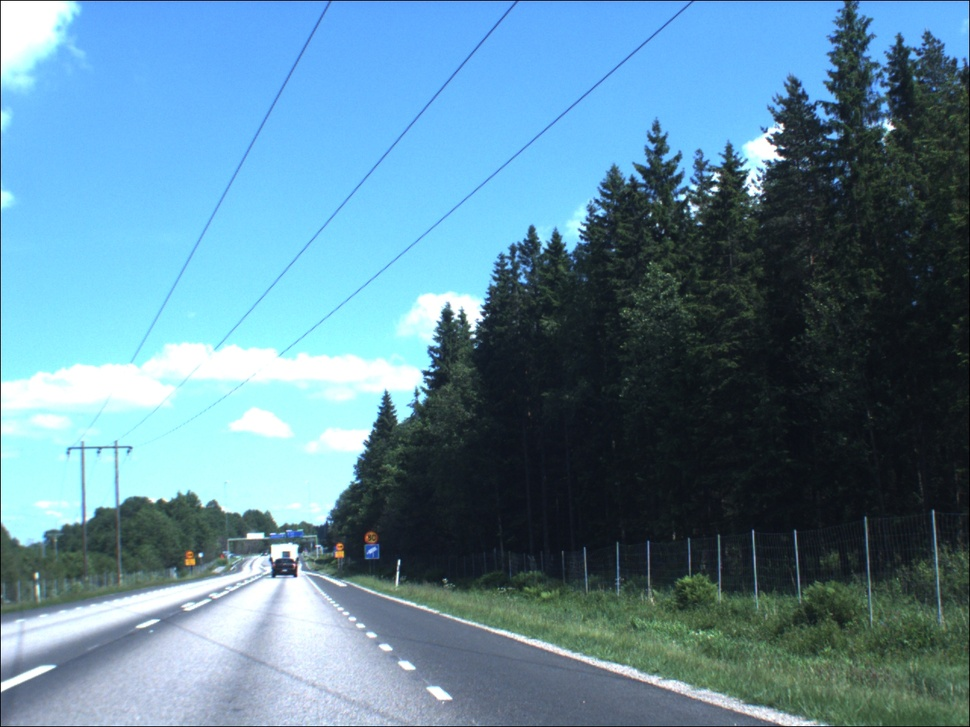
#> input picture Final Project/data/rs3h.jpg, 970 x 727 px, shrunk from 1280 x 960 before the run, found by its file name
$ python SeparateGroundCeil.py
#> lines starting #> are read from the running program, lines starting #| are printed output that depends on the picture; after the words box and inside, x2 and y2 are one past the last pixel; in counts of white or black regions, pixels touching at a corner belong together
#> further down, image is the input picture: shape (727, 970, 3); mean B, G, R 153.1, 133.5, 93.9
import cv2
import numpy as np

def separate_image_by_brightness(image):
    """
    Divide un'immagine in base alla luminosità media lungo l'asse verticale.

    Args:
        image (numpy.ndarray): Immagine in input (a colori o in scala di grigi).

    Returns:
        tuple: (zona_sopra, zona_sotto, linea_separazione)
               dove "zona_sopra" e "zona_sotto" sono immagini ritagliate e
               "linea_separazione" è la coordinata y della linea di separazione.
    """
    # Converti l'immagine in scala di grigi se non lo è già
    gray = cv2.cvtColor(image, cv2.COLOR_BGR2GRAY)
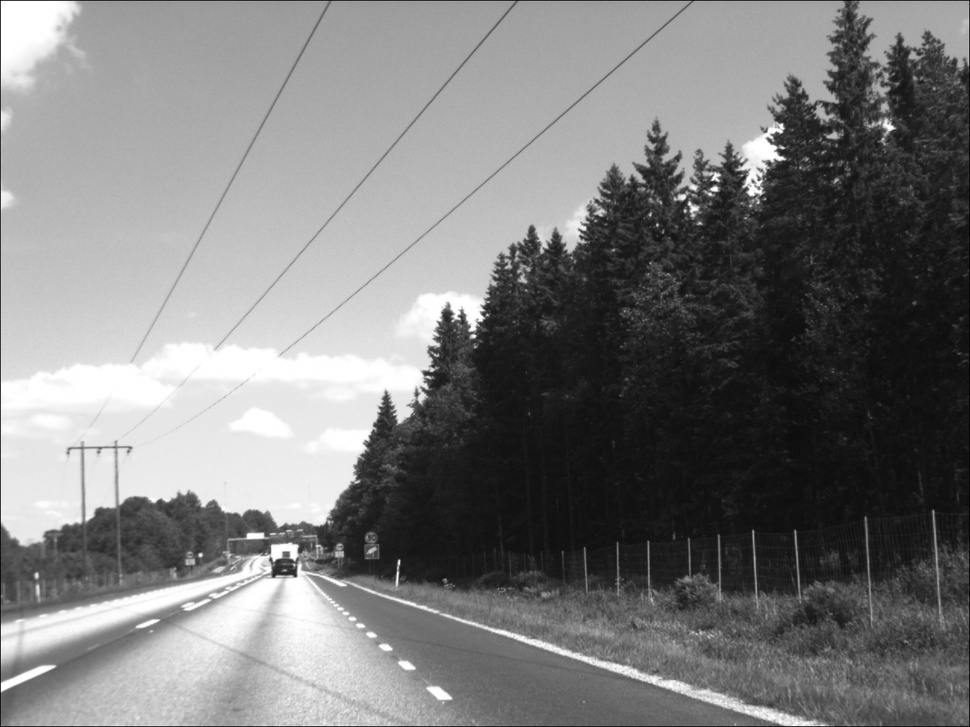
#> gray: shape (727, 970); min 2, max 255, mean 123.9

    # Applica un filtro di mediana per ridurre il rumore
    gray = cv2.GaussianBlur(gray, (9, 9), 1)


    # Ottieni le dimensioni dell'immagine
    height, width = gray.shape
#> height = 727; width = 970

    # Calcola la luminosità media per ogni riga
    row_brightness = np.mean(gray, axis=1)
#> row_brightness = 727 values, max 164.7 at index 13, min 48.44 at index 542, mean 124

    # Calcola la somma cumulativa della luminosità
    cumulative_brightness = np.cumsum(row_brightness)
#> cumulative_brightness = 727 values from 117.4 to 90177.5

    # Normalizza la somma cumulativa
    cumulative_brightness_normalized = cumulative_brightness / cumulative_brightness[-1]
#> cumulative_brightness_normalized = 727 values from 0.0013 to 1

    # Trova la linea di separazione basata su un punto medio (e.g., 50% cumulativo)
    separation_line = np.searchsorted(cumulative_brightness_normalized, 0.5)
#> separation_line = 318

    # Divide l'immagine in base alla riga di separazione
    zona_sopra = image[:separation_line, :]
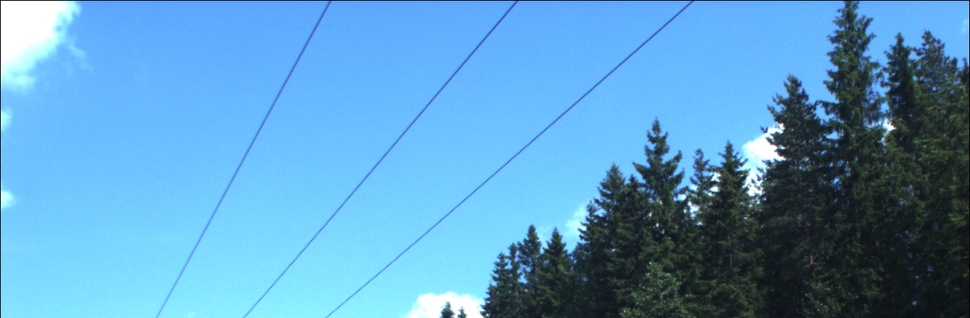
#> zona_sopra: shape (318, 970, 3); mean B, G, R 197.1, 155.3, 93.2
    zona_sotto = image[separation_line:, :]
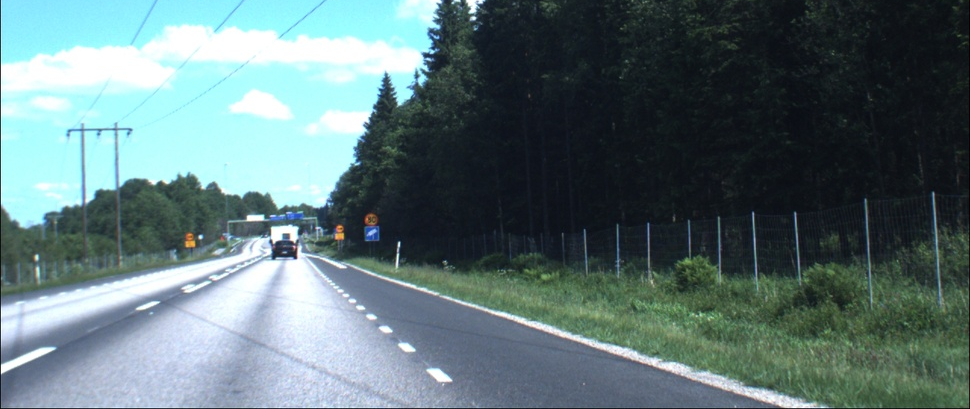
#> zona_sotto: shape (409, 970, 3); mean B, G, R 118.9, 116.5, 94.4

    return zona_sopra, zona_sotto, separation_line

# Esempio d'uso
if __name__ == "__main__":
    # Carica un'immagine di esempio
    image = cv2.imread('Final Project/dataset/data/hard/rs3h.jpg')

    # Separazione basata sulla luminosità
    zona_sopra, zona_sotto, linea_separazione = separate_image_by_brightness(image)
#> linea_separazione = 318

    # Disegna la linea di separazione sull'immagine originale (per visualizzare)
    output = image.copy()
    cv2.line(output, (0, linea_separazione), (output.shape[1], linea_separazione), (0, 0, 255), 2)
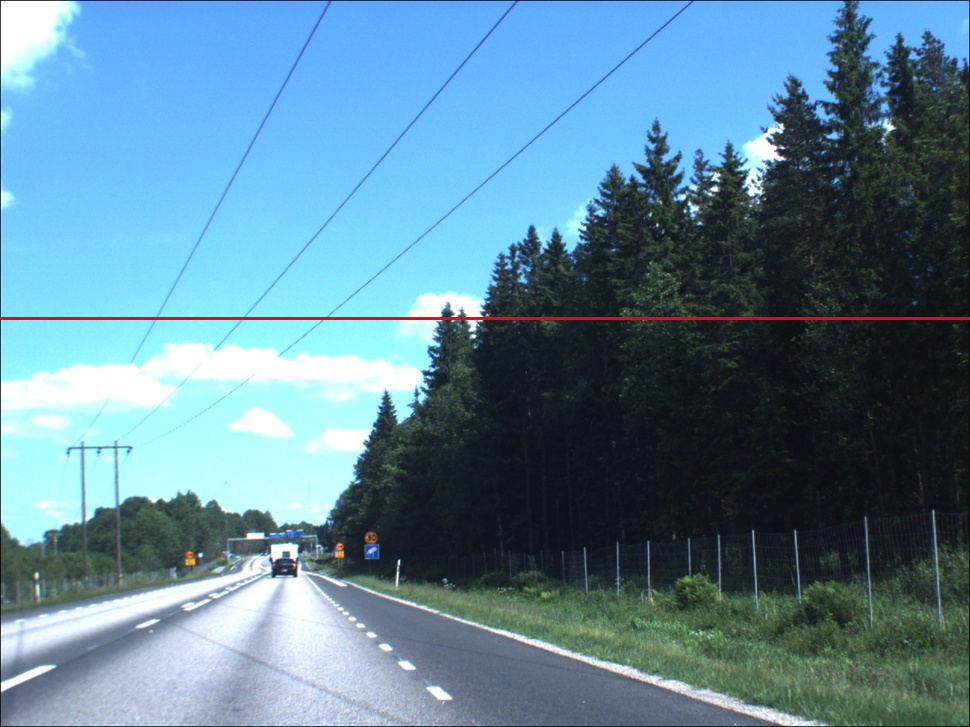
#> output: shape (727, 970, 3); 0.41% of pixels changed, all inside (x1, y1, x2, y2) = (0, 317, 970, 320)

    # Mostra i risultati
    cv2.imshow('Immagine Originale con Linea di Separazione', output)
    cv2.imshow('Zona Sopra', zona_sopra)
    cv2.imshow('Zona Sotto', zona_sotto)
    cv2.waitKey(0)
    cv2.destroyAllWindows()

$ run again, with Final Project/data/rs1h.jpg copied over Final Project/data/rs3h.jpg
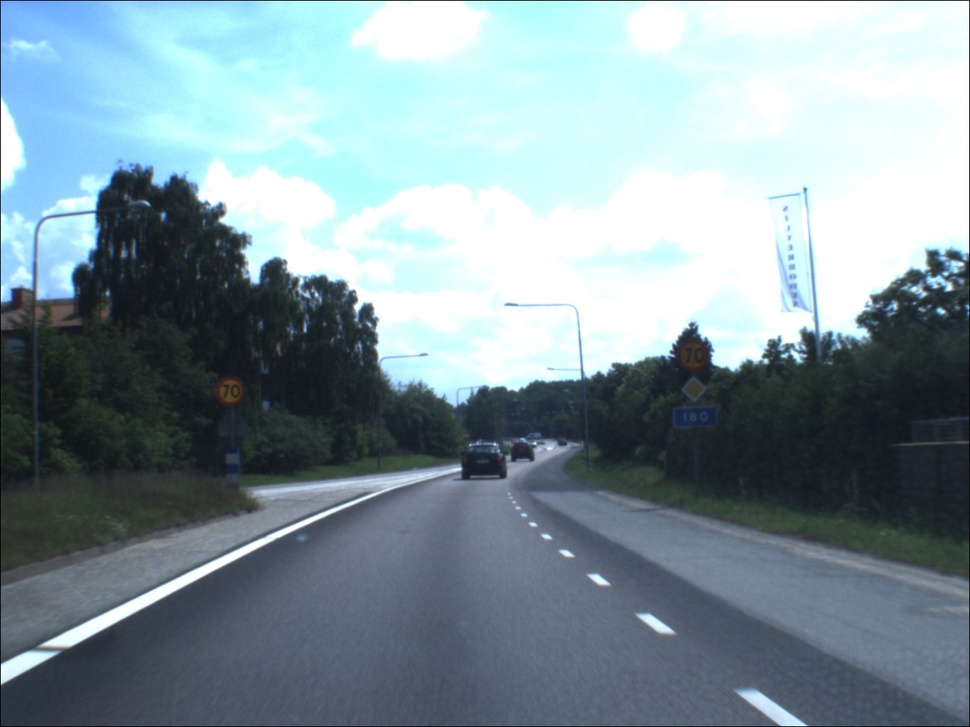
#> input picture Final Project/data/rs1h.jpg, 970 x 727 px, shrunk from 1280 x 960 before the run, found by its file name
#> image is the input picture: shape (727, 970, 3); mean B, G, R 156.9, 149.2, 130.4
#> row_brightness = 727 values, max 238.4 at index 134, min 36.88 at index 411, mean 144.6
#> cumulative_brightness = 727 values from 162.1 to 105142.7
#> cumulative_brightness_normalized = 727 values from 0.00154 to 1
#> separation_line = 226
#> in separate_image_by_brightness, `zona_sotto = image[separation_line:, :]`:
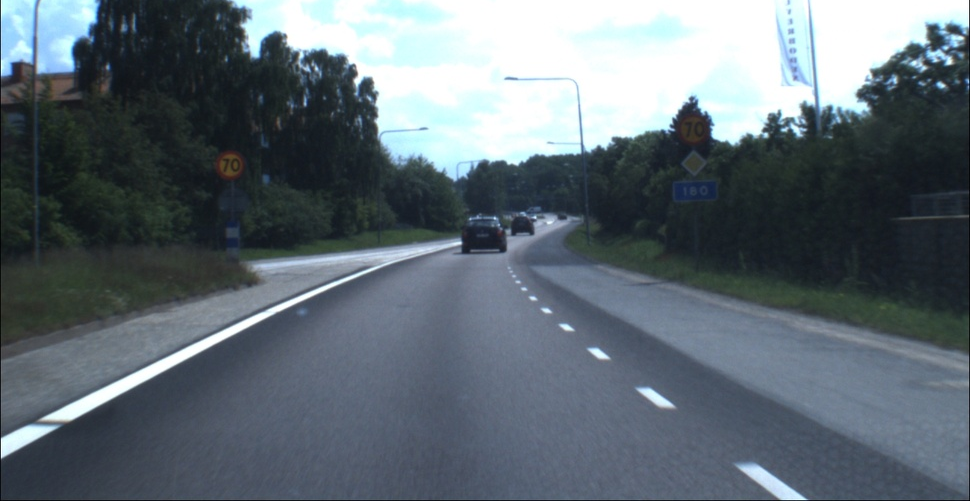
#> zona_sotto: shape (501, 970, 3); mean B, G, R 115.7, 107.7, 96.4
#> `cv2.line(output, (0, linea_separazione), (output.shape[1], linea_separ..`:
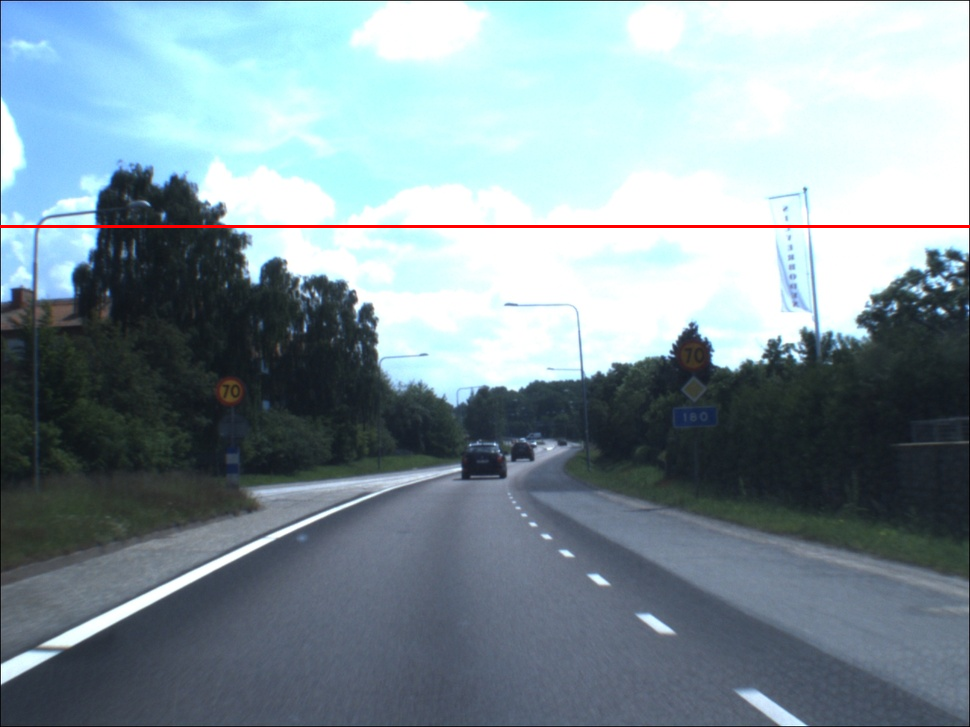
#> output: shape (727, 970, 3); 0.41% of pixels changed, all inside (x1, y1, x2, y2) = (0, 225, 970, 228)

$ run again, with Final Project/data/rs4h.jpg copied over Final Project/data/rs3h.jpg
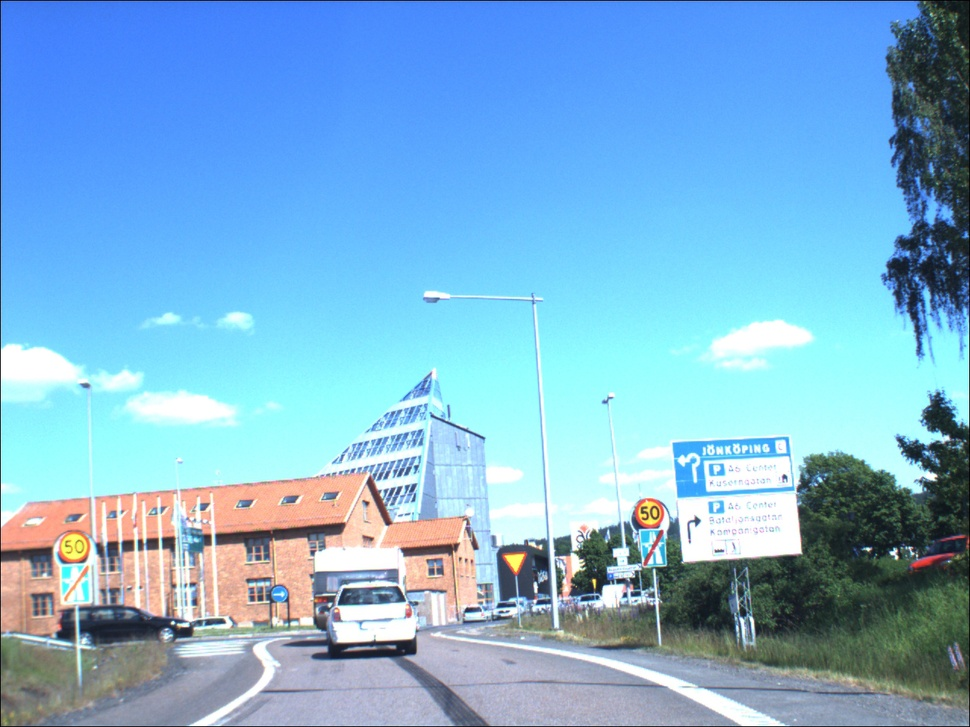
#> input picture Final Project/data/rs4h.jpg, 970 x 727 px, shrunk from 1280 x 960 before the run, found by its file name
#> image is the input picture: shape (727, 970, 3); mean B, G, R 212.5, 177.7, 126
#> row_brightness = 727 values, max 224.6 at index 404, min 90.75 at index 0, mean 166.4
#> cumulative_brightness = 727 values from 90.75 to 120969.3
#> cumulative_brightness_normalized = 727 values from 0.00075 to 1
#> separation_line = 374
#> in separate_image_by_brightness, `zona_sotto = image[separation_line:, :]`:
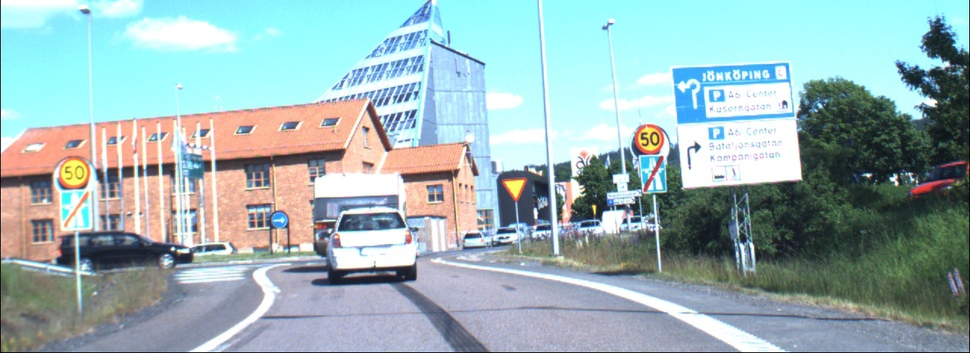
#> zona_sotto: shape (353, 970, 3); mean B, G, R 180.8, 178.6, 154.3
#> `cv2.line(output, (0, linea_separazione), (output.shape[1], linea_separ..`:
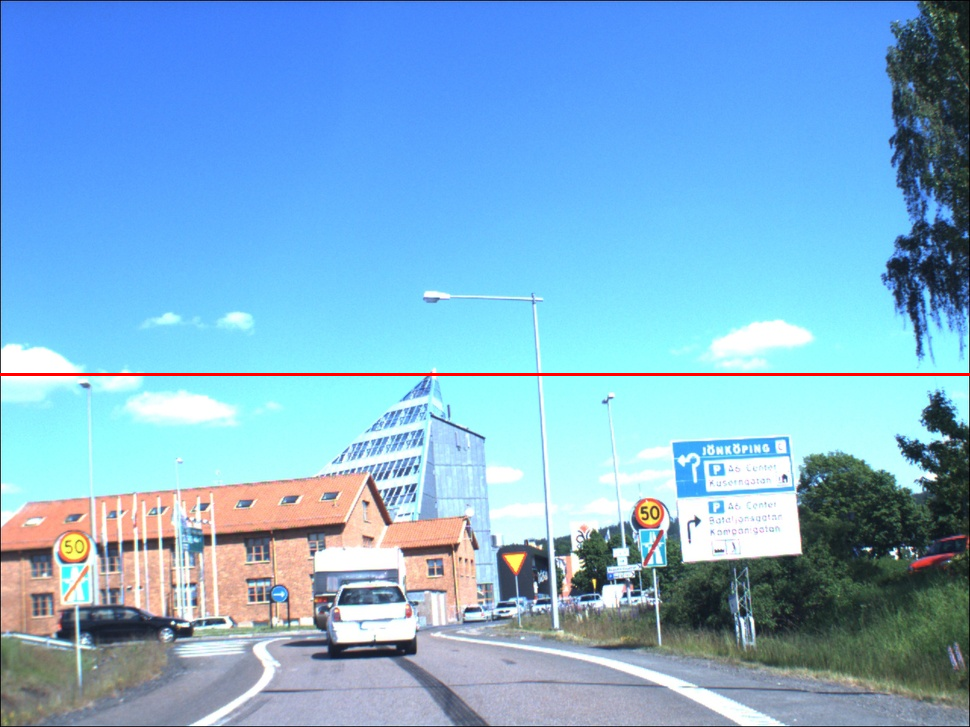
#> output: shape (727, 970, 3); 0.41% of pixels changed, all inside (x1, y1, x2, y2) = (0, 373, 970, 376)

$ run again, with Final Project/data/rs1.jpg copied over Final Project/data/rs3h.jpg
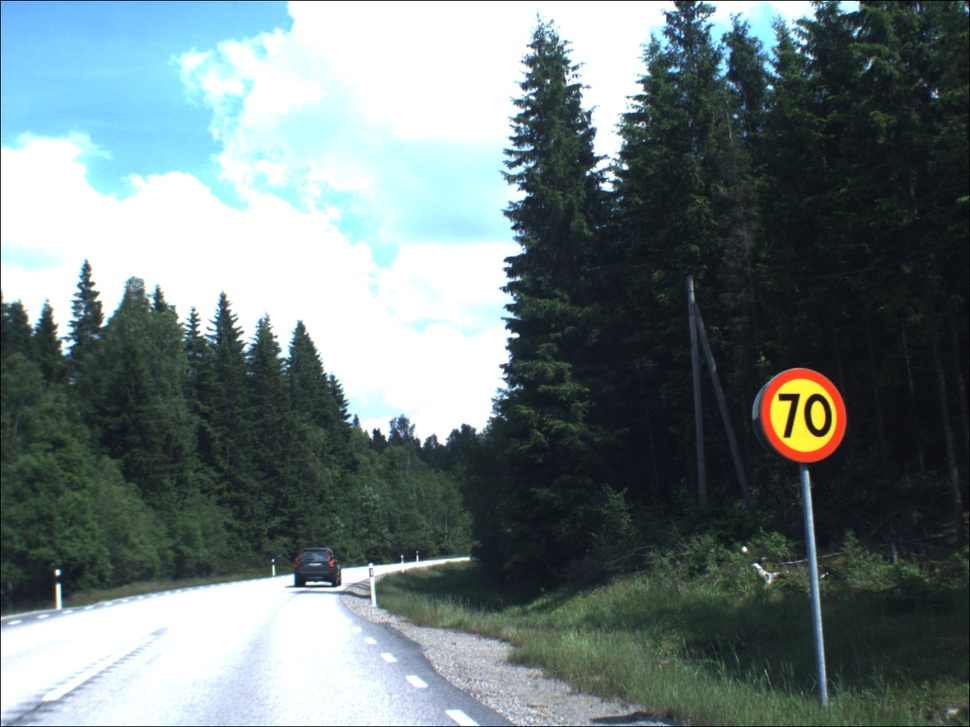
#> input picture Final Project/data/rs1.jpg, 970 x 727 px, shrunk from 1280 x 960 before the run, found by its file name
#> image is the input picture: shape (727, 970, 3); mean B, G, R 123.8, 123.1, 109.3
#> row_brightness = 727 values, max 200.2 at index 7, min 36.35 at index 463, mean 119.3
#> cumulative_brightness = 727 values from 140.2 to 86697.6
#> cumulative_brightness_normalized = 727 values from 0.00162 to 1
#> separation_line = 274
#> in separate_image_by_brightness, `zona_sotto = image[separation_line:, :]`:
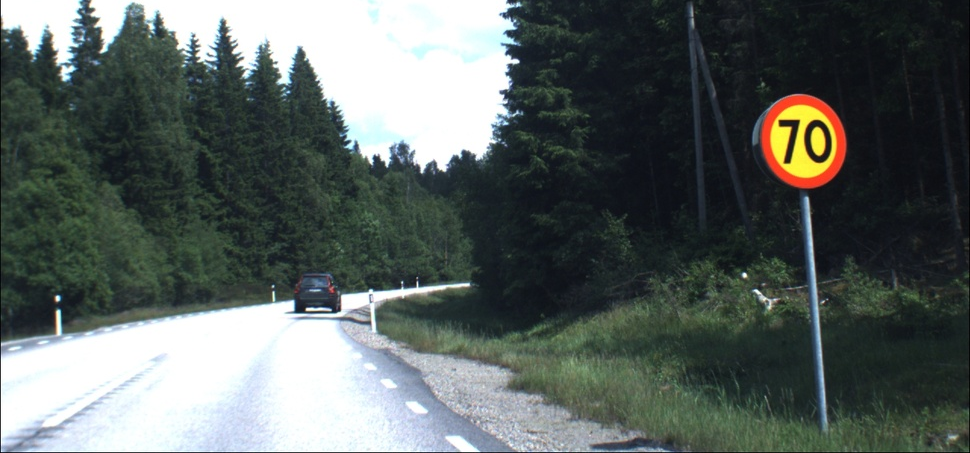
#> zona_sotto: shape (453, 970, 3); mean B, G, R 95.9, 98.6, 90.4
#> `cv2.line(output, (0, linea_separazione), (output.shape[1], linea_separ..`:
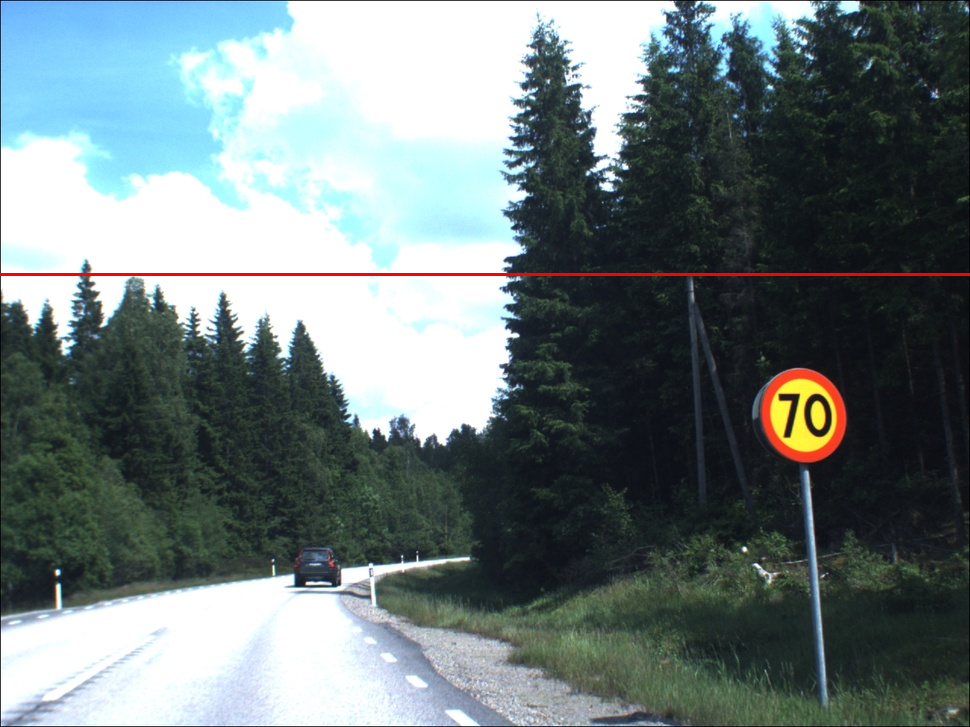
#> output: shape (727, 970, 3); 0.41% of pixels changed, all inside (x1, y1, x2, y2) = (0, 273, 970, 276)
